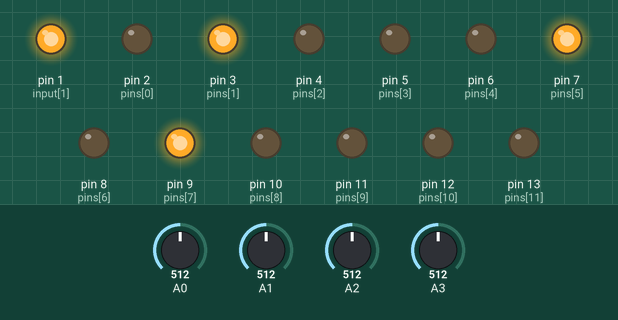
A sketch run on a simulated Arduino Uno, built with avr-gcc and run on an emulated ATmega328P. On the bench: output pins drawn as LEDs (lit = HIGH). Dashed ring = blinking. Inputs (shaded band) come from the test bench; at power-on: A2 = 512, A0 = 512, A1 = 512, A3 = 512. Pins used as bus, display or sensor lines are not drawn.

Above: at 1.2 s.
1.3 s: A2 set to 716
At 2.5 s:
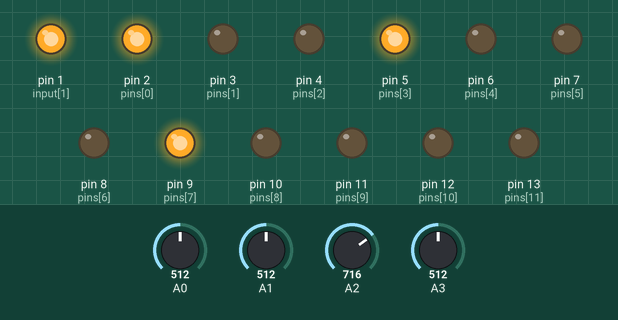
2.8 s: A0 set to 135
4.3 s: A0 set to 116
At 5.5 s:
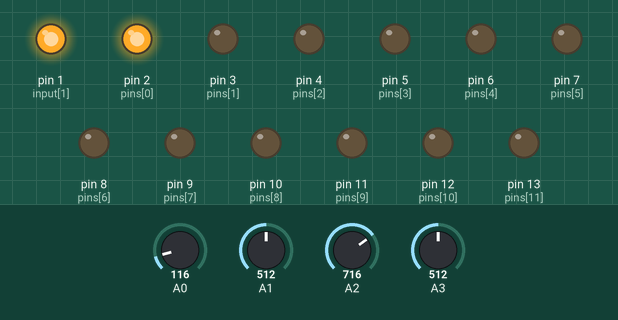
5.8 s: A1 set to 136
7.9 s: A1 set to 114
At 9.6 s:
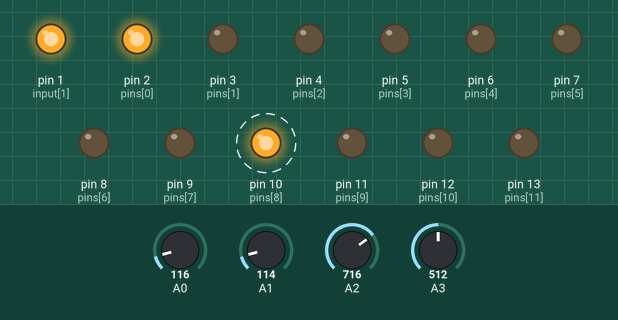
10.9 s: A3 set to 135
13.9 s: A3 set to 118
At 15.3 s:
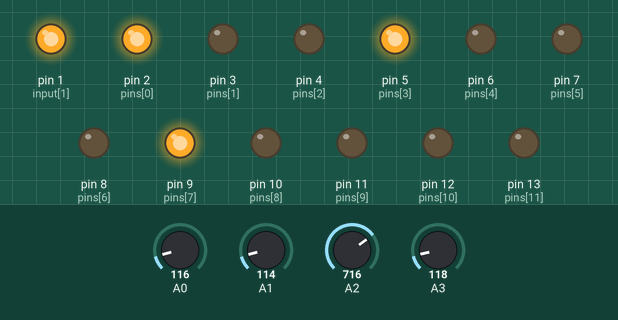
Timing chart, 0 to 16.4 s (numbered marks = the images above; inputs shaded):
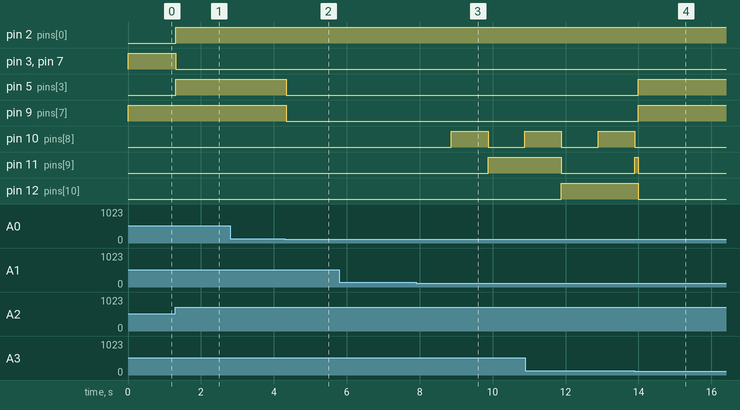

Measured:
- the behaviour switches between 129 and 128 on A0 (found by bisection; images 1 and 2)
- the behaviour switches between 129 and 128 on A1 (found by bisection; images 2 and 3)
- the behaviour switches between 129 and 128 on A3 (found by bisection; images 3 and 4)
- after the input at 1.3 s, pin 2 (pins[0]), pin 5 (pins[3]): LOW → HIGH at once; pin 3 (pins[1]), pin 7 (pins[5]): HIGH → LOW at once
- after the input at 2.8 s, every drawn part: stays the same
- after the input at 4.3 s, pin 5 (pins[3]), pin 9 (pins[7]): HIGH → LOW at once
- after the input at 7.9 s, pin 10 (pins[8]): LOW → HIGH after 0.97 s, → LOW 1.0 s later, → HIGH 1.0 s later; pin 11 (pins[9]): LOW → HIGH after 2.0 s
- after the input at 13.9 s, pin 5 (pins[3]), pin 9 (pins[7]): LOW → HIGH after 0.10 s; pin 10 (pins[8]): stays LOW (without the input it goes to HIGH after 1.0 s); pin 11 (pins[9]), pin 12 (pins[10]): HIGH → LOW after 0.10 s instead of 2.0 s; pin 13 (pins[11]): stays LOW (without the input it goes to HIGH after 2.0 s)

The sketch:

alarm_clock.ino
```cpp
/*
 * Alarm Clock Gadgetron Arduino Project
 * Created on: May 15, 2014
 * Modified on: May 20, 2014
 * Author: Sean Thomas Burke

 */

static float realtime = 100;  //delay for entire system
static float timeout = 10;  //timeout cycles for the alarm
static int clock_delay = 60; //number of seconds in a minute
static int clock_multiplier = 10; //delay multiplier for the clock minutes
static int clock_increment = 5;  //discrete value interval when setting time
int clock_time = clock_multiplier*clock_delay; //delay for minutes

int seconds = 0; //initialize seconds to zero
int time = 0; //current time in minutes
int alarm = 130; //current alarm in minutes
int clock = 0; //initialize clock to zero
int animation_time = (250); //delay for the animation (not used)

int input[] = {0,1}; //not input anymore, used for alarm and led output
int pins[] = {
  2,3,4,5,6,7,8,9,10,11,12,13};
int values[] = {
  LOW,LOW,LOW,LOW,LOW,LOW,LOW,LOW,LOW,LOW,LOW,LOW};
byte hours = 12;
byte minutes = 0;
int hours_tens = 0;
byte hours_ones = 0;
byte minutes_tens = 0;
byte minutes_ones = 0;
boolean snooze = false;
int set_alarm = 0;
int dial_input = 0;
int set_time = 0;
int snooze_button = 0;
int alarm_timer = 0;

// the setup routine runs once when you press reset:
void setup() {
  // initialize the digital pin as an output.
  if((alarm + timeout) > 779)
  {
    alarm = 779 - timeout - 1;
  }
  pinMode(input[0], OUTPUT);
  pinMode(input[1], OUTPUT);

  for(int i=0; i<sizeof(pins); i++)
  {
    pinMode(pins[i], OUTPUT);
    digitalWrite(pins[i], values[i]);
  }
}

//show the time on the clock, offset makes sure to show 12:00 instead of 0:00
void show(int time, boolean offset)
{
  (time %= 779);
  if(time < 60 && offset)
  {
    time += 12*60;
  }

  hours = floor(time/60);
  minutes = time - hours*60;

  hours_tens = (floor(hours/10)>0)?1:0;
  hours_ones = hours - hours_tens*10;

  minutes_tens = floor(minutes/10);
  minutes_ones = minutes - minutes_tens*10;
  digitalWrite(pins[0], 1-hours_tens);

  for(int i=0; i<4;i++)
  {
    int offset = 1;
    digitalWrite(pins[i+offset], bitRead(hours_ones, i));
  }
  for(int i=0; i<3;i++)
  {
    int offset = 5;
    digitalWrite(pins[i+offset], bitRead(minutes_tens, i));
  }
  for(int i=0; i<4;i++)
  {
    int offset = 8;
    digitalWrite(pins[i+offset], bitRead(minutes_ones, i));
  }

}


//Blink the LED and Sound the buzzer
void blinker(int frame){
  frame %= 6;
  if(frame > 3)
  {
    tone(0, 890);
      digitalWrite(1, HIGH);
  }
  else{
    noTone(0);
    digitalWrite(1, LOW);
  }
}

//animate the display, (was used for alarm)
void animate(int frame)
{
  frame = (frame % animation_time*10);
  if(frame < 1*animation_time){
    for(int i=0; i<sizeof(pins); i++)
    {

      tone(0, 890);
      digitalWrite(1, HIGH);
      int values[] = {
        HIGH,HIGH,LOW,LOW,LOW,HIGH,LOW,LOW,HIGH,LOW,LOW,LOW            };
      digitalWrite(pins[i], values[i]);
    }
  }
  else if(frame < 2*animation_time)
  {
    for(int i=0; i<sizeof(pins); i++)
    {
      int values[] = {
        HIGH,HIGH,LOW,LOW,LOW,HIGH,LOW,LOW,LOW,LOW,LOW,LOW            };
      digitalWrite(pins[i], values[i]);
    }
  }
  else if(frame < 3*animation_time)
  {
    for(int i=0; i<sizeof(pins); i++)
    {
      int values[] = {
        HIGH,HIGH,LOW,LOW,LOW,LOW,LOW,LOW,LOW,LOW,LOW,LOW            };
      digitalWrite(pins[i], values[i]);
    }
  }
  else if(frame < 4*animation_time)
  {
    for(int i=0; i<sizeof(pins); i++)
    {
      int values[] = {
        HIGH,LOW,LOW,LOW,LOW,LOW,LOW,LOW,LOW,LOW,LOW,LOW            };
      digitalWrite(pins[i], values[i]);
    }
  }
  else if(frame < 5*animation_time)
  {
    for(int i=0; i<sizeof(pins); i++)
    {

      noTone(0);
      digitalWrite(1, LOW);
      int values[] = {
        LOW,LOW,LOW,LOW,LOW,LOW,LOW,LOW,LOW,LOW,LOW,LOW            };
      digitalWrite(pins[i], values[i]);
    }
  }
  else if(frame < 6*animation_time)
  {
    for(int i=0; i<sizeof(pins); i++)
    {
      int values[] = {
        HIGH,HIGH,LOW,LOW,LOW,LOW,LOW,LOW,LOW,LOW,LOW,LOW            };
      digitalWrite(pins[i], values[i]);
    }
  }
  else if(frame < 7*animation_time)
  {
    for(int i=0; i<sizeof(pins); i++)
    {
      int values[] = {
        HIGH,HIGH,LOW,LOW,LOW,HIGH,LOW,LOW,LOW,LOW,LOW,LOW            };
      digitalWrite(pins[i], values[i]);
    }
  }
  else if(frame < 8*animation_time)
  {
    for(int i=0; i<sizeof(pins); i++)
    {
      int values[] = {
        HIGH,HIGH,LOW,LOW,LOW,HIGH,LOW,LOW,HIGH,LOW,LOW,LOW            };
      digitalWrite(pins[i], values[i]);
    }
  }
  else if(frame < 9*animation_time)
  {
    for(int i=0; i<sizeof(pins); i++)
    {
      int values[] = {
        HIGH,LOW,LOW,LOW,LOW,LOW,LOW,LOW,LOW,LOW,LOW,LOW            };
      digitalWrite(pins[i], values[i]);
    }
  }

  else if(frame < 10*animation_time)
  {
     for(int i=0; i<sizeof(pins); i++)
    {
      int values[] = {
        LOW,HIGH,LOW,LOW,LOW,HIGH,LOW,LOW,HIGH,LOW,LOW,LOW            };
      digitalWrite(pins[i], values[i]);
    }
  }

  delay(animation_time);
}

//convert the dial input into a time
int convert_input(int input)
{
  float range = (720.0)/((1024.0-520.0));
  int temp = ((input-520)*range);
  return (temp/clock_increment)*clock_increment;
}

// the loop routine runs over and over again forever:
void loop() {

  (time %= 779);
  if(time < 60)
  {
    //time += 60;
  }
  set_alarm = (analogRead(A0)>128)?HIGH:LOW;
  set_time = (analogRead(A1)>128)?HIGH:LOW;
  dial_input = analogRead(A2);
  snooze_button = (analogRead(A3)>128)?HIGH:LOW;

  //set the time with the dial
  if(set_time == HIGH)
  {
    time = convert_input(dial_input);
    seconds = 0;
    clock = 0;
    show(time,true);
  }

  //set alarm with dial
  if(set_alarm == HIGH)
  {
    alarm = convert_input(dial_input);
    show(alarm,true);
    snooze = false;
  }
  //if snooze, then snooze, also used to show seconds
  else if(snooze_button == HIGH)
  {
    snooze = true;
    show(seconds,false);
    noTone(0);
  }
  //if alarm is ready to go off, then blink
  else if((time >= alarm) && time <= (alarm + timeout))
  {
    show(time,true);
    if(snooze == false)
    {
      blinker(alarm_timer);
    }
  }
  //all else, just show the time
  else
  {
    show(time,true);

    //sets the LED to on if alarm is set, off if it is not.
    if(snooze == false)
    {
      digitalWrite(1,HIGH);
    }
    else
    {
      digitalWrite(1,LOW);
    }
  }

  delay(realtime);
  //tone(0, dial_input*100);
  clock++;
  alarm_timer++;

  //increment clock minutes
  if(clock % clock_time == 0)
  {
    time++;
    clock = 0;
  }

  //increment seconds from 0 to 59
  if(clock % clock_multiplier == 0){
    seconds++;
    if(seconds % clock_delay == 0)
    {
     seconds = 0;
    }
  }

}
```
